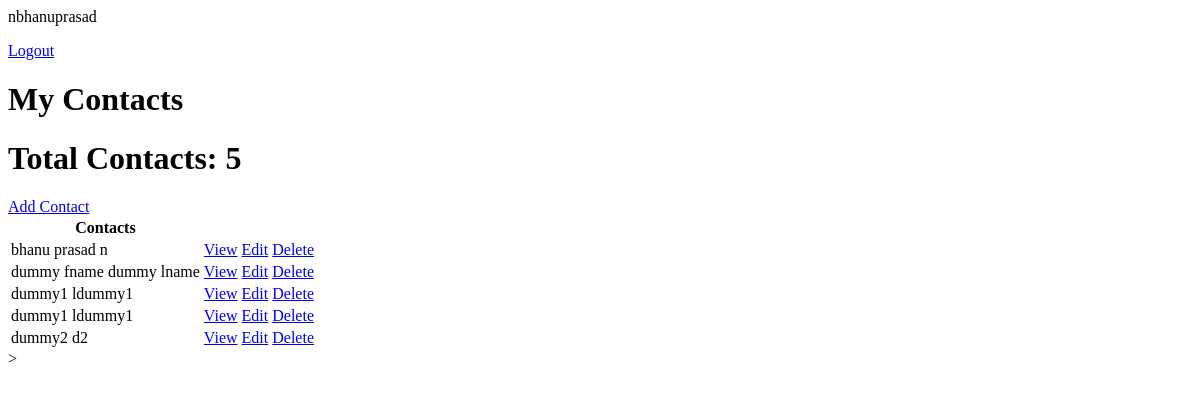
Before: /contactlist (signed in) with the older database file.
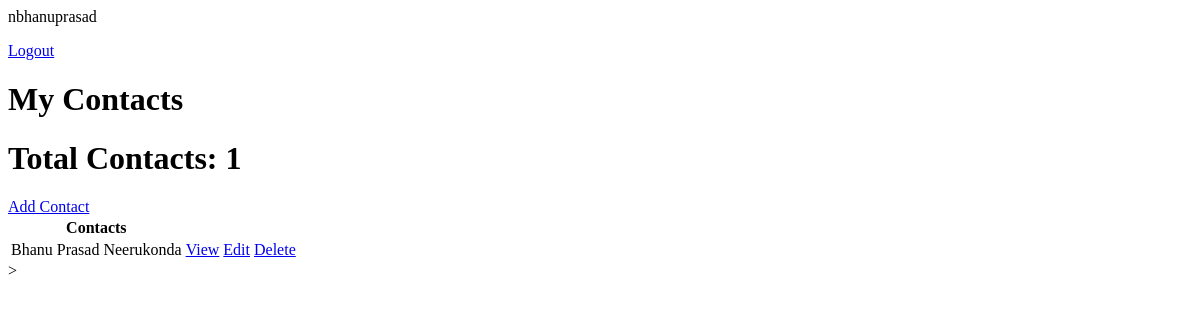
After: the same page with the newer database file.
### Contacts/models.py (models this page shows, shortened)
class ContactInfo(models.Model):
    user = models.ForeignKey(User, on_delete=models.CASCADE, null=True, blank=True)
    cid = models.AutoField(primary_key=True)
    photo = models.ImageField(upload_to='', default="default.png")
    fname = models.CharField(max_length=50, null=True, blank=True)
    lname = models.CharField(max_length=50, null=True, blank=True)
    DOB = models.DateField(null=True)
    phnumber = PhoneNumberField(null = True, blank = True)
    phnumberalt= PhoneNumberField(null = True, blank = True)
    Staddress= models.TextField(null=True, blank=True)
    city = models.CharField(max_length=20, null=True)
    state = models.CharField(max_length=20, null=True)
    zipcode = models.IntegerField(max_length=7, null=True)
    country = models.CharField(max_length=20, choices= COUNTRIES, default='ZZ')

### Contacts/views.py (the view)
# urls.py: path('contactlist', ContactList.as_view(),name='contacts'),
class ContactList(LoginRequiredMixin,ListView):
    model= ContactInfo
    context_object_name= 'contacts'
    def get_context_data(self, **kwargs):
        context = super().get_context_data(**kwargs)
        context['contacts']= context['contacts'].filter(user=self.request.user)
        context['count']=context['contacts'].count()
        return context

### templates/Contacts/contactinfo_list.html
{% if request.user.is_authenticated %}
  <p>{{request.user}}</p>
  <a href="{% url 'logout' %}">Logout</a>
{% else %}
  <a href="{% url 'login' %}">Login</a>
{% endif %}
<h1>My Contacts </h1>
<h1>Total Contacts: {{count}}</h1>
<a href="{% url 'createcontact' %}">Add Contact</a>
<table>
    <tr>
        <th>Contacts</th>
    </tr>
    {% for Contact in contacts %}
    <tr>
        <td>{{Contact.fname}} {{Contact.lname}}</td>
        <td><a href="{% url 'contactinfo' Contact.cid %}">View</a></td>
        <td><a href="{% url 'contactupdate' Contact.cid %}">Edit</a></td>
        <td><a href="{% url 'contactdelete' Contact.cid %}">Delete</a></td>
    </tr>
    {% empty %}
      <h3>No Contacts</h3>
    {% endfor %}
</table>>

Changed rows visible on the page:
removed ContactInfo: fname "bhanu prasad", lname "n"
removed ContactInfo: fname "dummy fname", lname "dummy lname"
removed ContactInfo: fname "dummy1", lname "ldummy1"
removed ContactInfo: fname "dummy1", lname "ldummy1"
removed ContactInfo: fname "dummy2", lname "d2"
added ContactInfo: fname "Bhanu Prasad", lname "Neerukonda"
Other visible differences:
{{ count }}: "5" → "1"
